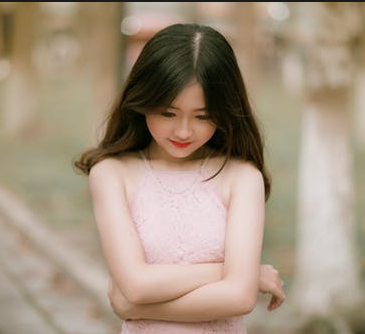
//> input picture project_code/images/test.png, 365 x 334 px
$ ./VC_FANFUHAN_OPENCV036   (built with g++ and OpenCV 4)
//> lines starting //> are read from the running program, lines starting //| are printed output that depends on the picture
### project_code/VC_FANFUHAN_OPENCV/VC_FANFUHAN_OPENCV003/stdafx.h
// stdafx.h : 可在此標頭檔中包含標準的系統 Include 檔，
// 或是經常使用卻很少變更的
// 專案專用 Include 檔案
//

#pragma once

#include "targetver.h"

#include <stdio.h>
#include <tchar.h>


// TODO:  在此參考您的程式所需要的其他標頭

### project_code/VC_FANFUHAN_OPENCV/VC_FANFUHAN_OPENCV036/stdafx.h
// stdafx.h : 可在此標頭檔中包含標準的系統 Include 檔，
// 或是經常使用卻很少變更的
// 專案專用 Include 檔案
//

#pragma once

#include "targetver.h"

#include <stdio.h>
#include <tchar.h>


// TODO:  在此參考您的程式所需要的其他標頭

### project_code/VC_FANFUHAN_OPENCV/VC_FANFUHAN_OPENCV036/VC_FANFUHAN_OPENCV036.cpp
// VC_FANFUHAN_OPENCV036.cpp : 定義主控台應用程式的進入點。
//
/*
// Debug | x32
通用屬性
| C/C++
|	| 一般
|		| 其他 Include 目錄 -> C:\opencv\build\include
|
| 連結器
| 	|一一般
|		|  其他程式庫目錄 -> C:\opencv\build\x64\vc15\lib
|
| 	|一輸入
|		| 其他相依性 -> opencv_world411d.lib;%(AdditionalDependencies)

// Releas | x64
組態屬性
| C/C++
|	| 一般
|		| 其他 Include 目錄 -> C:\opencv\build\include
|
| 連結器
| 	|一般
|		| 其他程式庫目錄 -> C:\opencv\build\x64\vc15\lib
|
| 	|一輸入
|		| 其他相依性 -> opencv_world411.lib;%(AdditionalDependencies)

*/

#include "stdafx.h"
#include <iostream>
#include <opencv2/opencv.hpp>
#include <opencv2/core/core.hpp>
#include <opencv2/highgui/highgui.hpp>

using namespace std;
using namespace cv;

void blur_demo(Mat &image, Mat &sum);
void edge_demo(Mat &image, Mat &sum);
int getblockSum(Mat &sum, int x1, int y1, int x2, int y2, int i);

void showHistogram(InputArray src, cv::String StrTitle);
void backProjection_demo(Mat &mat, Mat &model);
void blur3x3(Mat &src, Mat *det);

void add_salt_pepper_noise(Mat &image);
void add_gaussian_noise(Mat &image);

void USMImage(Mat src, Mat &usm, float fltPar);

// [5 lines left out: function pause, not called in this run]
int main()
{
	Mat src = imread("../../images/test.png");
//> src is the input picture: 334 rows x 365 cols, CV_8UC3; mean B, G, R 128.5, 147.9, 165.4

	if (src.empty())
	{
		cout << "could not load image.." << endl;
		pause();
		return -1;
	}
	else
	{
		imshow("input_src", src);
		showHistogram(src, "Histogram_input_src");
//> in showHistogram, `split(src, bgr_plane);`:
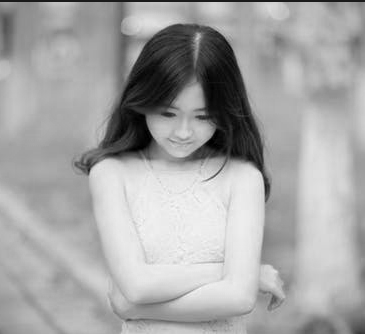
//> bgr_plane[2]: 334 rows x 365 cols, CV_8UC1; min 0, max 253, mean 165.4
//> in showHistogram, `calcHist(&bgr_plane[0], 1, 0, Mat(), b_hist, 1, bins, ranges);`: b_hist = 256 values, max 1590 at index 134, min 0 at index 234, mean 476.2
//> in showHistogram, `calcHist(&bgr_plane[1], 1, 0, Mat(), g_hist, 1, bins, ranges);`: g_hist = 256 values, max 2069 at index 154, min 0 at index 230, mean 476.2
//> in showHistogram, `calcHist(&bgr_plane[2], 1, 0, Mat(), r_hist, 1, bins, ranges);`: r_hist = 256 values, max 2151 at index 175, min 0 at index 249, mean 476.2
//> in showHistogram, `normalize(b_hist, b_hist, 0, histImage.rows, NORM_MINMAX, -1);`: b_hist = 256 values, max 400 at index 134, min 0 at index 234, mean 119.8
//> in showHistogram, `normalize(g_hist, g_hist, 0, histImage.rows, NORM_MINMAX, -1);`: g_hist = 256 values, max 400 at index 154, min 0 at index 230, mean 92.07
//> in showHistogram, `normalize(r_hist, r_hist, 0, histImage.rows, NORM_MINMAX, -1);`: r_hist = 256 values, max 400 at index 175, min 0 at index 249, mean 88.56

		Mat edges, edges_src;
		/*
		void Canny(InputArray image, OutputArray edges, double threshold1, double threshold2, int apertureSize=3, bool L2gradient=false )

		image, edges：輸入和輸出的圖片。

		threshold1, threshold2：用來區分 strong edge 和 weak edge，範圍都是 0 ~ 255，會在實作過程中進一步討論，通常選擇 threshold2 / threshold1 = 1/2 ~ 1/3，例如 (70, 140), (70, 210)

		apertureSize：用來計算梯度的 kernel size，也就是 Sobel 的 ksize

		L2gradient：選擇要用 L1 norm（絕對值平均）還是 L2 norm（平方根）當作梯度的大小。預設是用 L1 norm
		*/
		Canny(src, edges, 100, 300);
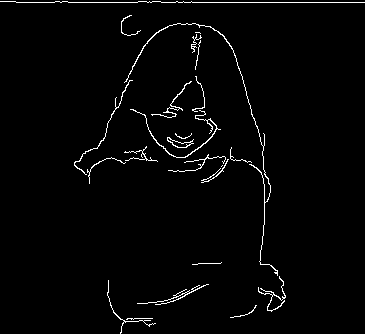
//> edges: 334 rows x 365 cols, CV_8UC1; 2.1% white in thin lines or dots
		// 提取彩色边缘
		bitwise_and(src, src, edges_src, edges);
		imshow("edges", edges);
		imshow("edges_src", edges_src);

		Mat usm;
		USMImage(src, usm, 0.5);
//> in USMImage, `GaussianBlur(src, blur_img, Size(0, 0), 25);`:
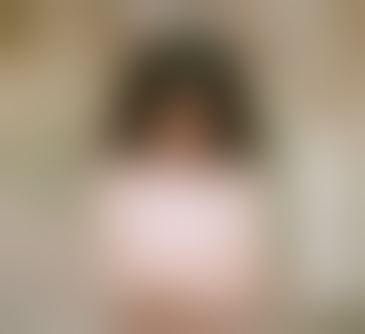
//> blur_img: 334 rows x 365 cols, CV_8UC3; mean B, G, R 128.7, 148.1, 165.6
//> call 2 of showHistogram, with StrTitle = "Histogram_input_usm"
//> in showHistogram (call 2), `split(src, bgr_plane);`:
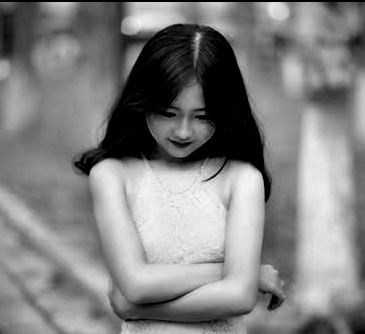
//> bgr_plane[0]: 334 rows x 365 cols, CV_8UC1; min 0, max 254, mean 129.9
//> in showHistogram (call 2), `split(src, bgr_plane);`:
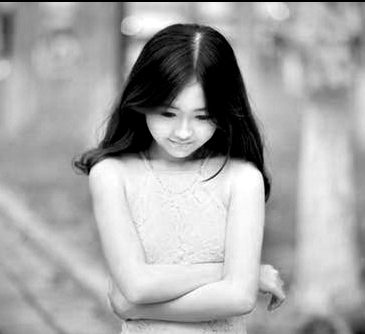
//> bgr_plane[2]: 334 rows x 365 cols, CV_8UC1; min 0, max 255, mean 166.2
//> in showHistogram (call 2), `calcHist(&bgr_plane[0], 1, 0, Mat(), b_hist, 1, bins, ranges);`: b_hist = 256 values, max 9693 at index 0, min 0 at index 251, mean 476.2
//> in showHistogram (call 2), `calcHist(&bgr_plane[1], 1, 0, Mat(), g_hist, 1, bins, ranges);`: g_hist = 256 values, max 6283 at index 0, min 0 at index 245, mean 476.2
//> in showHistogram (call 2), `calcHist(&bgr_plane[2], 1, 0, Mat(), r_hist, 1, bins, ranges);`: r_hist = 256 values, max 5962 at index 0, min 0 at index 255, mean 474.4
//> in showHistogram (call 2), `normalize(b_hist, b_hist, 0, histImage.rows, NORM_MINMAX, -1);`: b_hist = 256 values, max 400 at index 0, min 0 at index 251, mean 19.65
//> in showHistogram (call 2), `normalize(g_hist, g_hist, 0, histImage.rows, NORM_MINMAX, -1);`: g_hist = 256 values, max 400 at index 0, min 0 at index 245, mean 30.32
//> in showHistogram (call 2), `normalize(r_hist, r_hist, 0, histImage.rows, NORM_MINMAX, -1);`: r_hist = 256 values, max 400 at index 0, min 0 at index 255, mean 31.83
//> after the loop in showHistogram (call 2), `for (int i = 1; i < bins[0]; ++i)`:
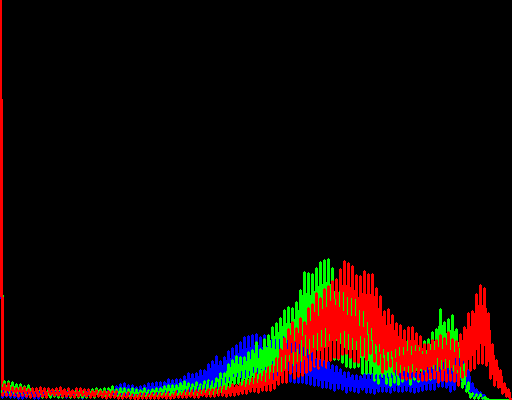
//> histImage: 400 rows x 512 cols, CV_8UC3; mean B, G, R 5.3, 7.5, 18.1
		imshow("usm", usm);
		showHistogram(usm, "Histogram_input_usm");

		Mat edges_USM, edges_src_USM;
		Canny(usm, edges_USM, 100, 300);
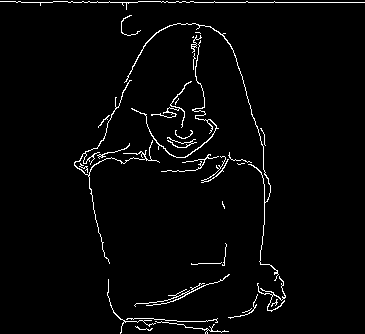
//> edges_USM: 334 rows x 365 cols, CV_8UC1; 2.7% white in thin lines or dots
		// 提取彩色边缘
		bitwise_and(usm, usm, edges_src_USM, edges_USM);
		imshow("edges_USM", edges_USM);
		imshow("edges_src_USM", edges_src_USM);
		waitKey(0);
		return 0;
//> (the program exits here)

$ run again, with project_code/images/basketball1.png copied over project_code/images/test.png
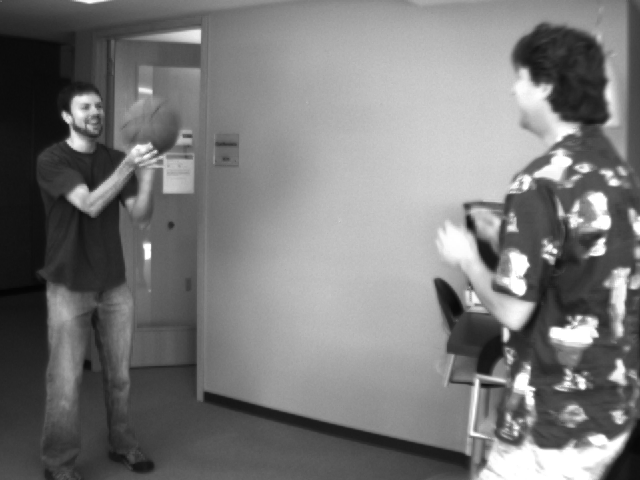
//> input picture project_code/images/basketball1.png, 640 x 480 px
//> src is the input picture: 480 rows x 640 cols, CV_8UC3; min 4, max 255, mean 120.3
//> in showHistogram, `calcHist(&bgr_plane[0], 1, 0, Mat(), b_hist, 1, bins, ranges);`: b_hist = 256 values, max 2386 at index 191, min 0 at index 0, mean 1183.2
//> in showHistogram, `calcHist(&bgr_plane[1], 1, 0, Mat(), g_hist, 1, bins, ranges);`: g_hist has the same summary as b_hist
//> in showHistogram, `calcHist(&bgr_plane[2], 1, 0, Mat(), r_hist, 1, bins, ranges);`: r_hist has the same summary as b_hist
//> in showHistogram, `normalize(b_hist, b_hist, 0, histImage.rows, NORM_MINMAX, -1);`: b_hist = 256 values, max 400 at index 191, min 0 at index 0, mean 198.4
//> in showHistogram, `normalize(g_hist, g_hist, 0, histImage.rows, NORM_MINMAX, -1);`: g_hist has the same summary as b_hist
//> in showHistogram, `normalize(r_hist, r_hist, 0, histImage.rows, NORM_MINMAX, -1);`: r_hist has the same summary as b_hist
//> edges: 480 rows x 640 cols, CV_8UC1; 2.3% white in thin lines or dots
//> in showHistogram (call 2), `calcHist(&bgr_plane[0], 1, 0, Mat(), b_hist, 1, bins, ranges);`: b_hist = 256 values, max 7413 at index 0, min 0 at index 255, mean 1152.3
//> in showHistogram (call 2), `calcHist(&bgr_plane[1], 1, 0, Mat(), g_hist, 1, bins, ranges);`: g_hist has the same summary as b_hist
//> in showHistogram (call 2), `calcHist(&bgr_plane[2], 1, 0, Mat(), r_hist, 1, bins, ranges);`: r_hist has the same summary as b_hist
//> in showHistogram (call 2), `normalize(b_hist, b_hist, 0, histImage.rows, NORM_MINMAX, -1);`: b_hist = 256 values, max 400 at index 0, min 0 at index 255, mean 62.18
//> in showHistogram (call 2), `normalize(g_hist, g_hist, 0, histImage.rows, NORM_MINMAX, -1);`: g_hist has the same summary as b_hist
//> in showHistogram (call 2), `normalize(r_hist, r_hist, 0, histImage.rows, NORM_MINMAX, -1);`: r_hist has the same summary as b_hist
//> after the loop in showHistogram (call 2), `for (int i = 1; i < bins[0]; ++i)`:
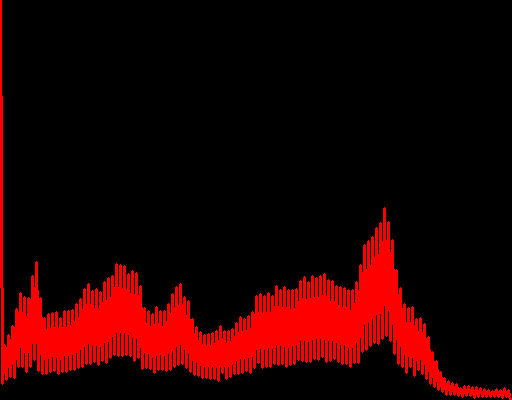
//> histImage: 400 rows x 512 cols, CV_8UC3; mean B, G, R 0, 0, 36.5
//> edges_USM: 480 rows x 640 cols, CV_8UC1; 2.9% white in thin lines or dots
//> `bitwise_and(usm, usm, edges_src_USM, edges_USM);`:
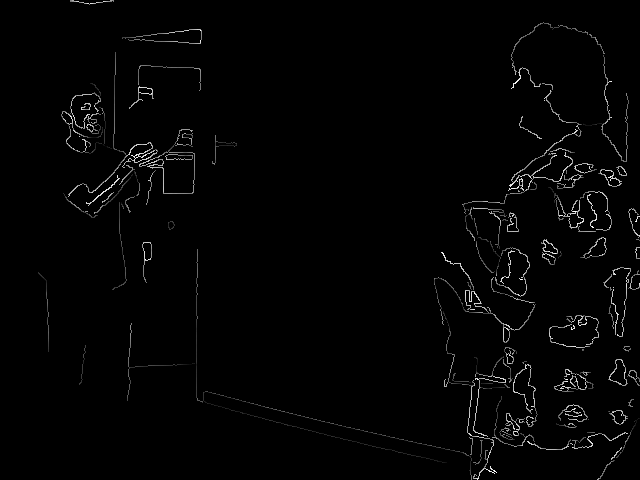
//> edges_src_USM: 480 rows x 640 cols, CV_8UC3; min 0, max 255, mean 3.9
